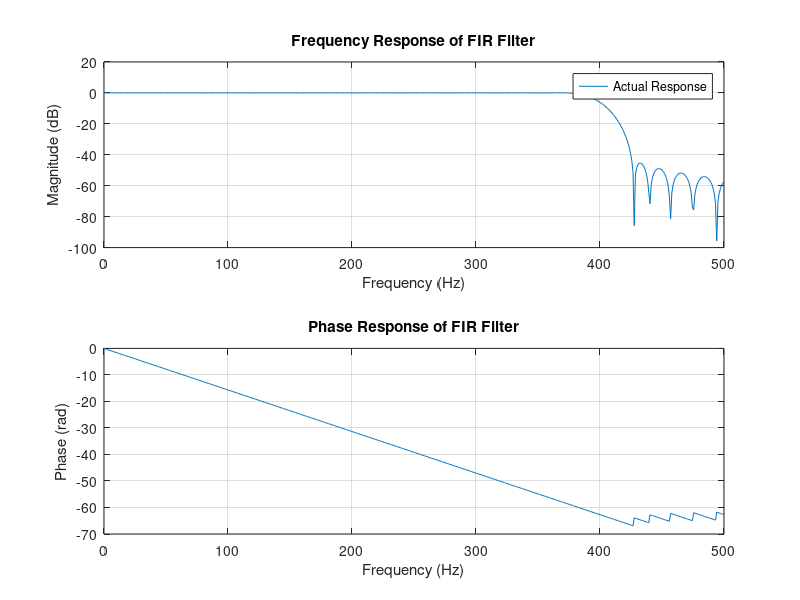

Reproduce this figure in MATLAB.

% FIR Filter Design using Window Techniques

% Filter Specifications
fs = 1000; % Sampling frequency (Hz)
fpass = 100; % Passband edge frequency (Hz)
fstop = 200; % Stopband edge frequency (Hz)
apass = 1; % Passband ripple (dB)
astop = 60; % Stopband attenuation (dB)

% Filter Order
N = 101; % Filter order (odd number)

% Compute the number of elements for the ideal response arrays
passband_len = round(fpass/(fs/2));
stopband_len = round((fstop - fpass)/(fs/2));

% Create ideal frequency response
ideal_resp = [ones(1, passband_len), zeros(1, stopband_len)];
ideal_resp = [ideal_resp, fliplr(ideal_resp)];

% Design FIR filter using the windowing technique
filter_coeffs = fir1(N-1, fstop/(fs/2), 'low', kaiser(N, 4));

% Compute actual frequency response of the designed filter
freq_resp = freqz(filter_coeffs, 1, 1024, fs);

% Plot the frequency response
figure;
subplot(2,1,1);
plot(linspace(0, fs/2, 512), 20*log10(abs(freq_resp(1:512))));
hold on;
plot(linspace(0, fs/2, length(ideal_resp)), 20*log10(abs(ideal_resp)), 'r--');
title('Frequency Response of FIR Filter');
xlabel('Frequency (Hz)');
ylabel('Magnitude (dB)');
legend('Actual Response', 'Ideal Response');
grid on;

subplot(2,1,2);
plot(linspace(0, fs/2, 512), unwrap(angle(freq_resp(1:512))));
title('Phase Response of FIR Filter');
xlabel('Frequency (Hz)');
ylabel('Phase (rad)');
grid on;
